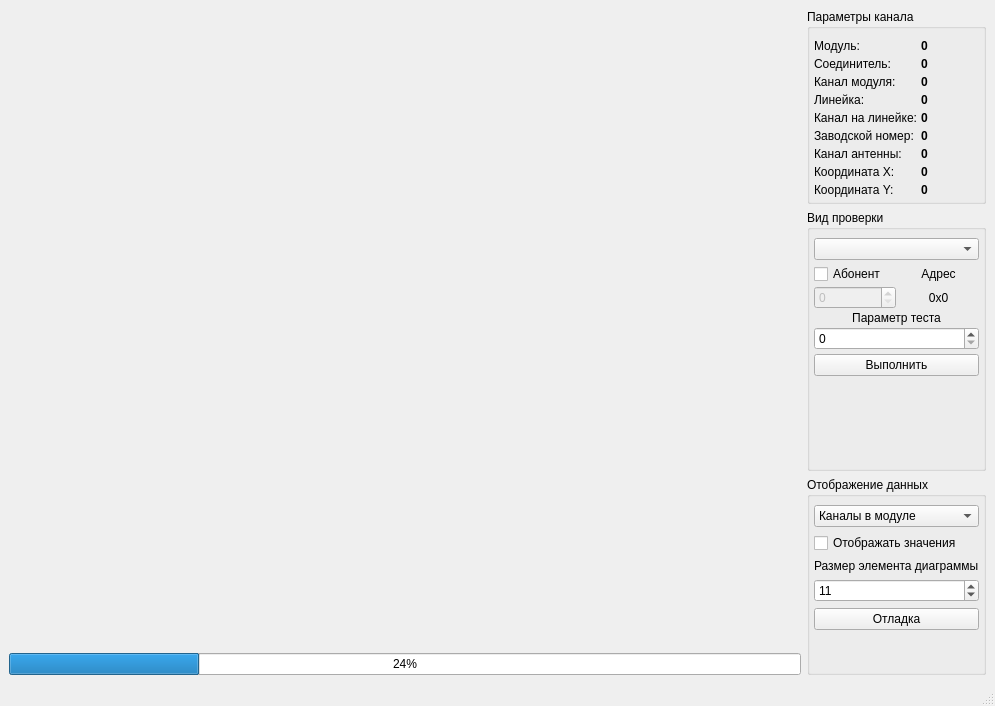
<?xml version="1.0" encoding="UTF-8"?>
<ui version="4.0">
 <class>antenna</class>
 <widget class="QMainWindow" name="antenna">
  <property name="geometry">
   <rect>
    <x>0</x>
    <y>0</y>
    <width>995</width>
    <height>706</height>
   </rect>
  </property>
  <property name="windowTitle">
   <string>MainWindow</string>
  </property>
  <widget class="QWidget" name="centralwidget">
   <layout class="QGridLayout" name="gridLayout">
    <item row="2" column="1" rowspan="2">
     <widget class="QGroupBox" name="groupBox_5">
      <property name="title">
       <string>Отображение данных</string>
      </property>
      <layout class="QGridLayout" name="gridLayout_7">
       <property name="leftMargin">
        <number>4</number>
       </property>
       <property name="topMargin">
        <number>8</number>
       </property>
       <property name="rightMargin">
        <number>4</number>
       </property>
       <property name="bottomMargin">
        <number>2</number>
       </property>
       <property name="horizontalSpacing">
        <number>4</number>
       </property>
       <property name="verticalSpacing">
        <number>6</number>
       </property>
       <item row="0" column="0">
        <widget class="QComboBox" name="cbShowParam">
         <item>
          <property name="text">
           <string>Каналы в модуле</string>
          </property>
         </item>
         <item>
          <property name="text">
           <string>Каналы на линейке</string>
          </property>
         </item>
         <item>
          <property name="text">
           <string>Начальная фаза</string>
          </property>
         </item>
         <item>
          <property name="text">
           <string>Крутизна</string>
          </property>
         </item>
         <item>
          <property name="text">
           <string>Координата X</string>
          </property>
         </item>
         <item>
          <property name="text">
           <string>Координата Y</string>
          </property>
         </item>
        </widget>
       </item>
       <item row="2" column="0">
        <widget class="QLabel" name="label">
         <property name="text">
          <string>Размер элемента диаграммы</string>
         </property>
        </widget>
       </item>
       <item row="1" column="0">
        <widget class="QCheckBox" name="cbShowText">
         <property name="text">
          <string>Отображать значения</string>
         </property>
         <property name="checked">
          <bool>false</bool>
         </property>
        </widget>
       </item>
       <item row="3" column="0">
        <widget class="QSpinBox" name="elementSize">
         <property name="minimum">
          <number>1</number>
         </property>
         <property name="maximum">
          <number>100</number>
         </property>
         <property name="value">
          <number>11</number>
         </property>
        </widget>
       </item>
       <item row="5" column="0">
        <widget class="QPushButton" name="pbDebug">
         <property name="text">
          <string>Отладка</string>
         </property>
        </widget>
       </item>
       <item row="6" column="0">
        <spacer name="verticalSpacer_2">
         <property name="orientation">
          <enum>Qt::Vertical</enum>
         </property>
         <property name="sizeHint" stdset="0">
          <size>
           <width>20</width>
           <height>40</height>
          </size>
         </property>
        </spacer>
       </item>
      </layout>
     </widget>
    </item>
    <item row="0" column="1">
     <widget class="QGroupBox" name="groupBox">
      <property name="title">
       <string>Параметры канала</string>
      </property>
      <layout class="QGridLayout" name="gridLayout_4">
       <property name="leftMargin">
        <number>4</number>
       </property>
       <property name="topMargin">
        <number>10</number>
       </property>
       <property name="rightMargin">
        <number>4</number>
       </property>
       <property name="bottomMargin">
        <number>4</number>
       </property>
       <property name="spacing">
        <number>4</number>
       </property>
       <item row="0" column="0">
        <layout class="QGridLayout" name="gridLayout_2">
         <item row="0" column="1">
          <widget class="QLabel" name="lb_moduleNumber">
           <property name="font">
            <font>
             <weight>75</weight>
             <italic>false</italic>
             <bold>true</bold>
            </font>
           </property>
           <property name="text">
            <string>0</string>
           </property>
          </widget>
         </item>
         <item row="5" column="1">
          <widget class="QLabel" name="lb_factoryNumber">
           <property name="font">
            <font>
             <weight>75</weight>
             <italic>false</italic>
             <bold>true</bold>
            </font>
           </property>
           <property name="text">
            <string>0</string>
           </property>
          </widget>
         </item>
         <item row="4" column="0">
          <widget class="QLabel" name="label_13">
           <property name="text">
            <string>Канал на линейке:</string>
           </property>
          </widget>
         </item>
         <item row="3" column="0">
          <widget class="QLabel" name="label_6">
           <property name="text">
            <string>Линейка:</string>
           </property>
          </widget>
         </item>
         <item row="5" column="0">
          <widget class="QLabel" name="label_2">
           <property name="text">
            <string>Заводской номер:</string>
           </property>
          </widget>
         </item>
         <item row="2" column="0">
          <widget class="QLabel" name="label_9">
           <property name="text">
            <string>Канал модуля:</string>
           </property>
          </widget>
         </item>
         <item row="3" column="1">
          <widget class="QLabel" name="lb_lineNumber">
           <property name="font">
            <font>
             <weight>75</weight>
             <italic>false</italic>
             <bold>true</bold>
            </font>
           </property>
           <property name="text">
            <string>0</string>
           </property>
          </widget>
         </item>
         <item row="1" column="1">
          <widget class="QLabel" name="lb_connNumber">
           <property name="font">
            <font>
             <weight>75</weight>
             <italic>false</italic>
             <bold>true</bold>
            </font>
           </property>
           <property name="text">
            <string>0</string>
           </property>
          </widget>
         </item>
         <item row="1" column="0">
          <widget class="QLabel" name="label_8">
           <property name="text">
            <string>Соединитель:</string>
           </property>
          </widget>
         </item>
         <item row="0" column="0">
          <widget class="QLabel" name="label_7">
           <property name="text">
            <string>Модуль:</string>
           </property>
          </widget>
         </item>
         <item row="2" column="1">
          <widget class="QLabel" name="lb_moduleChNumber">
           <property name="font">
            <font>
             <weight>75</weight>
             <italic>false</italic>
             <bold>true</bold>
            </font>
           </property>
           <property name="text">
            <string>0</string>
           </property>
          </widget>
         </item>
         <item row="4" column="1">
          <widget class="QLabel" name="lb_lineChNumber">
           <property name="font">
            <font>
             <weight>75</weight>
             <italic>false</italic>
             <bold>true</bold>
            </font>
           </property>
           <property name="text">
            <string>0</string>
           </property>
          </widget>
         </item>
         <item row="6" column="0">
          <widget class="QLabel" name="label_10">
           <property name="text">
            <string>Канал антенны:</string>
           </property>
          </widget>
         </item>
         <item row="6" column="1">
          <widget class="QLabel" name="lb_antennaChNumber">
           <property name="font">
            <font>
             <weight>75</weight>
             <italic>false</italic>
             <bold>true</bold>
            </font>
           </property>
           <property name="text">
            <string>0</string>
           </property>
          </widget>
         </item>
         <item row="7" column="0">
          <widget class="QLabel" name="label_11">
           <property name="text">
            <string>Координата X:</string>
           </property>
          </widget>
         </item>
         <item row="7" column="1">
          <widget class="QLabel" name="lb_X">
           <property name="font">
            <font>
             <weight>75</weight>
             <italic>false</italic>
             <bold>true</bold>
            </font>
           </property>
           <property name="text">
            <string>0</string>
           </property>
          </widget>
         </item>
         <item row="8" column="0">
          <widget class="QLabel" name="label_12">
           <property name="text">
            <string>Координата Y:</string>
           </property>
          </widget>
         </item>
         <item row="8" column="1">
          <widget class="QLabel" name="lb_Y">
           <property name="font">
            <font>
             <weight>75</weight>
             <italic>false</italic>
             <bold>true</bold>
            </font>
           </property>
           <property name="text">
            <string>0</string>
           </property>
          </widget>
         </item>
        </layout>
       </item>
      </layout>
     </widget>
    </item>
    <item row="1" column="1">
     <widget class="QGroupBox" name="groupBox_3">
      <property name="title">
       <string>Вид проверки</string>
      </property>
      <layout class="QVBoxLayout" name="verticalLayout">
       <property name="spacing">
        <number>4</number>
       </property>
       <property name="leftMargin">
        <number>4</number>
       </property>
       <property name="topMargin">
        <number>8</number>
       </property>
       <property name="rightMargin">
        <number>4</number>
       </property>
       <property name="bottomMargin">
        <number>4</number>
       </property>
       <item>
        <widget class="QComboBox" name="cbSelecetTest"/>
       </item>
       <item>
        <layout class="QGridLayout" name="gridLayout_3">
         <property name="spacing">
          <number>2</number>
         </property>
         <item row="0" column="0">
          <widget class="QCheckBox" name="cbSingleAbonent">
           <property name="text">
            <string>Абонент</string>
           </property>
          </widget>
         </item>
         <item row="0" column="1">
          <widget class="QLabel" name="label_3">
           <property name="text">
            <string>Адрес</string>
           </property>
           <property name="alignment">
            <set>Qt::AlignCenter</set>
           </property>
          </widget>
         </item>
         <item row="1" column="0">
          <widget class="QSpinBox" name="spbAbonentIndex">
           <property name="enabled">
            <bool>false</bool>
           </property>
          </widget>
         </item>
         <item row="1" column="1">
          <widget class="QLabel" name="lbAbonentAddress">
           <property name="text">
            <string>0x0</string>
           </property>
           <property name="alignment">
            <set>Qt::AlignCenter</set>
           </property>
          </widget>
         </item>
         <item row="2" column="0" colspan="2">
          <widget class="QLabel" name="label_4">
           <property name="text">
            <string>Параметр теста</string>
           </property>
           <property name="alignment">
            <set>Qt::AlignCenter</set>
           </property>
          </widget>
         </item>
         <item row="3" column="0" colspan="2">
          <widget class="QSpinBox" name="spbTestParamIndex"/>
         </item>
        </layout>
       </item>
       <item>
        <widget class="QPushButton" name="pbStartTest">
         <property name="text">
          <string>Выполнить</string>
         </property>
        </widget>
       </item>
       <item>
        <spacer name="verticalSpacer">
         <property name="orientation">
          <enum>Qt::Vertical</enum>
         </property>
         <property name="sizeHint" stdset="0">
          <size>
           <width>20</width>
           <height>40</height>
          </size>
         </property>
        </spacer>
       </item>
      </layout>
     </widget>
    </item>
    <item row="0" column="0" rowspan="3">
     <widget class="QWidget" name="widget" native="true">
      <property name="minimumSize">
       <size>
        <width>0</width>
        <height>0</height>
       </size>
      </property>
      <layout class="QGridLayout" name="gridLayout_10">
       <item row="0" column="0">
        <layout class="QVBoxLayout" name="antennaLayout">
         <property name="spacing">
          <number>1</number>
         </property>
        </layout>
       </item>
      </layout>
     </widget>
    </item>
    <item row="3" column="0">
     <widget class="QProgressBar" name="progressBar">
      <property name="value">
       <number>24</number>
      </property>
     </widget>
    </item>
   </layout>
  </widget>
  <widget class="QMenuBar" name="menubar">
   <property name="geometry">
    <rect>
     <x>0</x>
     <y>0</y>
     <width>995</width>
     <height>21</height>
    </rect>
   </property>
  </widget>
  <widget class="QStatusBar" name="statusbar"/>
 </widget>
 <resources/>
 <connections/>
</ui>
